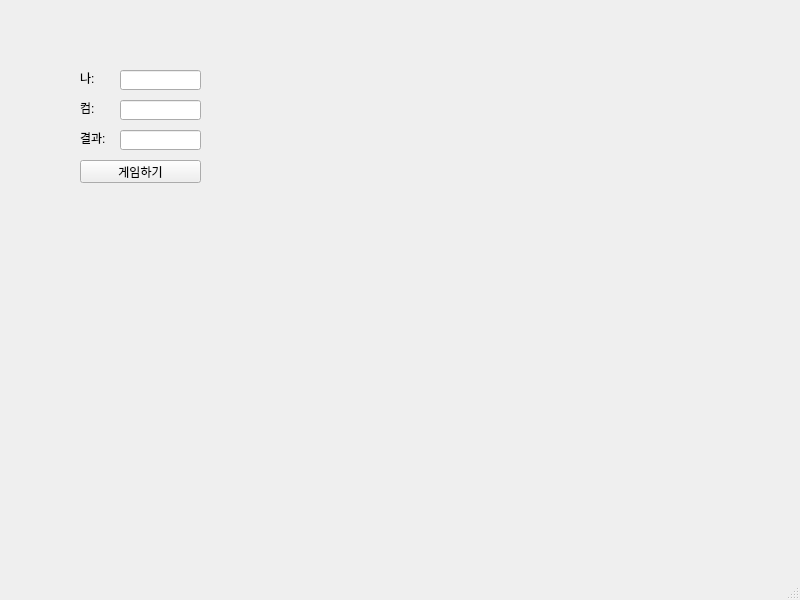
<?xml version="1.0" encoding="UTF-8"?>
<ui version="4.0">
 <class>MainWindow</class>
 <widget class="QMainWindow" name="MainWindow">
  <property name="geometry">
   <rect>
    <x>0</x>
    <y>0</y>
    <width>800</width>
    <height>600</height>
   </rect>
  </property>
  <property name="windowTitle">
   <string>MainWindow</string>
  </property>
  <widget class="QWidget" name="centralwidget">
   <widget class="QLabel" name="lblMine">
    <property name="geometry">
     <rect>
      <x>80</x>
      <y>70</y>
      <width>91</width>
      <height>16</height>
     </rect>
    </property>
    <property name="text">
     <string>나:</string>
    </property>
   </widget>
   <widget class="QPushButton" name="btn">
    <property name="geometry">
     <rect>
      <x>80</x>
      <y>160</y>
      <width>121</width>
      <height>23</height>
     </rect>
    </property>
    <property name="text">
     <string>게임하기</string>
    </property>
   </widget>
   <widget class="QLabel" name="lblCom">
    <property name="geometry">
     <rect>
      <x>80</x>
      <y>100</y>
      <width>91</width>
      <height>16</height>
     </rect>
    </property>
    <property name="text">
     <string>컴:</string>
    </property>
   </widget>
   <widget class="QLabel" name="lblResult">
    <property name="geometry">
     <rect>
      <x>80</x>
      <y>130</y>
      <width>91</width>
      <height>16</height>
     </rect>
    </property>
    <property name="text">
     <string>결과:</string>
    </property>
   </widget>
   <widget class="QLineEdit" name="leMine">
    <property name="geometry">
     <rect>
      <x>120</x>
      <y>70</y>
      <width>81</width>
      <height>20</height>
     </rect>
    </property>
   </widget>
   <widget class="QLineEdit" name="leCom">
    <property name="geometry">
     <rect>
      <x>120</x>
      <y>100</y>
      <width>81</width>
      <height>20</height>
     </rect>
    </property>
   </widget>
   <widget class="QLineEdit" name="leResult">
    <property name="geometry">
     <rect>
      <x>120</x>
      <y>130</y>
      <width>81</width>
      <height>20</height>
     </rect>
    </property>
   </widget>
  </widget>
  <widget class="QMenuBar" name="menubar">
   <property name="geometry">
    <rect>
     <x>0</x>
     <y>0</y>
     <width>800</width>
     <height>21</height>
    </rect>
   </property>
  </widget>
  <widget class="QStatusBar" name="statusbar"/>
 </widget>
 <resources/>
 <connections/>
</ui>
